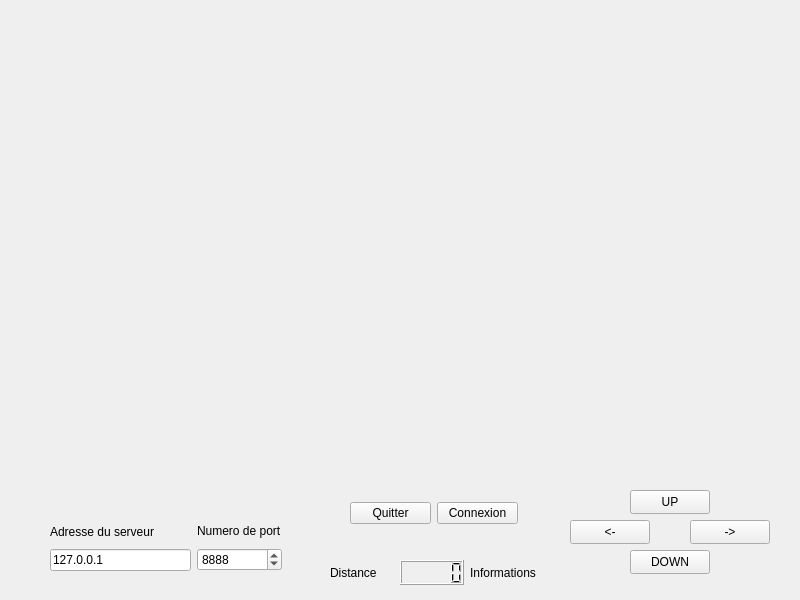
<?xml version="1.0" encoding="UTF-8"?>
<ui version="4.0">
 <class>ClientCrawler</class>
 <widget class="QWidget" name="ClientCrawler">
  <property name="geometry">
   <rect>
    <x>0</x>
    <y>0</y>
    <width>800</width>
    <height>600</height>
   </rect>
  </property>
  <property name="windowTitle">
   <string>ClientCrawler</string>
  </property>
  <widget class="QPushButton" name="pushButtonUp">
   <property name="geometry">
    <rect>
     <x>630</x>
     <y>490</y>
     <width>80</width>
     <height>24</height>
    </rect>
   </property>
   <property name="text">
    <string>UP</string>
   </property>
  </widget>
  <widget class="QPushButton" name="pushButtonDown">
   <property name="geometry">
    <rect>
     <x>630</x>
     <y>550</y>
     <width>80</width>
     <height>24</height>
    </rect>
   </property>
   <property name="text">
    <string>DOWN</string>
   </property>
  </widget>
  <widget class="QPushButton" name="pushButtonLeft">
   <property name="geometry">
    <rect>
     <x>570</x>
     <y>520</y>
     <width>80</width>
     <height>24</height>
    </rect>
   </property>
   <property name="text">
    <string>&lt;-</string>
   </property>
  </widget>
  <widget class="QPushButton" name="pushButtonRight">
   <property name="geometry">
    <rect>
     <x>690</x>
     <y>520</y>
     <width>80</width>
     <height>24</height>
    </rect>
   </property>
   <property name="text">
    <string>-&gt;</string>
   </property>
  </widget>
  <widget class="QWidget" name="">
   <property name="geometry">
    <rect>
     <x>350</x>
     <y>500</y>
     <width>168</width>
     <height>26</height>
    </rect>
   </property>
   <layout class="QHBoxLayout" name="horizontalLayout">
    <item>
     <widget class="QPushButton" name="pushButtonQuitter">
      <property name="text">
       <string>Quitter</string>
      </property>
     </widget>
    </item>
    <item>
     <widget class="QPushButton" name="pushButtonConnexion">
      <property name="text">
       <string>Connexion</string>
      </property>
     </widget>
    </item>
   </layout>
  </widget>
  <widget class="QWidget" name="">
   <property name="geometry">
    <rect>
     <x>330</x>
     <y>560</y>
     <width>206</width>
     <height>25</height>
    </rect>
   </property>
   <layout class="QHBoxLayout" name="horizontalLayout_2">
    <item>
     <widget class="QLabel" name="labelDistance">
      <property name="text">
       <string>Distance</string>
      </property>
     </widget>
    </item>
    <item>
     <widget class="QLCDNumber" name="lcdNumberDistance"/>
    </item>
    <item>
     <widget class="QLabel" name="labelInformations">
      <property name="text">
       <string>Informations</string>
      </property>
     </widget>
    </item>
   </layout>
  </widget>
  <widget class="QWidget" name="">
   <property name="geometry">
    <rect>
     <x>50</x>
     <y>520</y>
     <width>232</width>
     <height>51</height>
    </rect>
   </property>
   <layout class="QHBoxLayout" name="horizontalLayout_3">
    <item>
     <layout class="QVBoxLayout" name="verticalLayout">
      <item>
       <widget class="QLabel" name="labelAdresseServeur">
        <property name="text">
         <string>Adresse du serveur</string>
        </property>
       </widget>
      </item>
      <item>
       <widget class="QLineEdit" name="lineEditAdresseServeur">
        <property name="text">
         <string>127.0.0.1</string>
        </property>
       </widget>
      </item>
     </layout>
    </item>
    <item>
     <layout class="QVBoxLayout" name="verticalLayout_2">
      <item>
       <widget class="QLabel" name="labelNumeroPort">
        <property name="text">
         <string>Numero de port</string>
        </property>
       </widget>
      </item>
      <item>
       <widget class="QSpinBox" name="spinBoxPortServeur">
        <property name="maximum">
         <number>9999</number>
        </property>
        <property name="value">
         <number>8888</number>
        </property>
       </widget>
      </item>
     </layout>
    </item>
   </layout>
  </widget>
 </widget>
 <resources/>
 <connections>
  <connection>
   <sender>pushButtonQuitter</sender>
   <signal>clicked()</signal>
   <receiver>ClientCrawler</receiver>
   <slot>close()</slot>
   <hints>
    <hint type="sourcelabel">
     <x>391</x>
     <y>511</y>
    </hint>
    <hint type="destinationlabel">
     <x>306</x>
     <y>430</y>
    </hint>
   </hints>
  </connection>
 </connections>
</ui>
